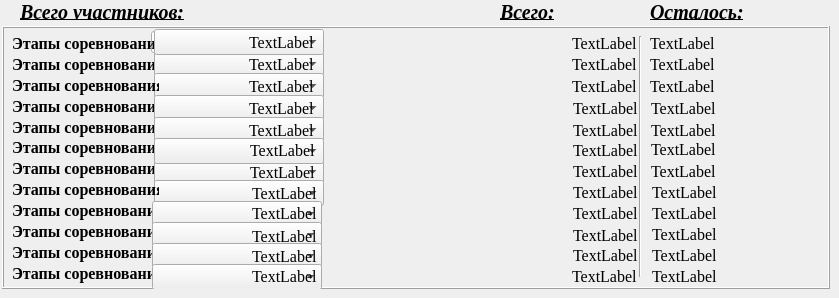
    <widget class="QWidget" name="tab_5">
     <attribute name="title">
      <string>Система</string>
     </attribute>
     <widget class="QFrame" name="frame">
      <property name="geometry">
       <rect>
        <x>2</x>
        <y>26</y>
        <width>828</width>
        <height>263</height>
       </rect>
      </property>
      <property name="frameShape">
       <enum>QFrame::Box</enum>
      </property>
      <property name="frameShadow">
       <enum>QFrame::Raised</enum>
      </property>
      <widget class="QSpinBox" name="spinBox_kol_group">
       <property name="geometry">
        <rect>
         <x>149</x>
         <y>4</y>
         <width>51</width>
         <height>24</height>
        </rect>
       </property>
       <property name="minimum">
        <number>1</number>
       </property>
       <property name="maximum">
        <number>48</number>
       </property>
      </widget>
      <widget class="QLabel" name="label_12">
       <property name="geometry">
        <rect>
         <x>247</x>
         <y>7</y>
         <width>315</width>
         <height>20</height>
        </rect>
       </property>
       <property name="font">
        <font>
         <family>Times New Roman</family>
         <pointsize>12</pointsize>
        </font>
       </property>
       <property name="text">
        <string>TextLabel</string>
       </property>
      </widget>
      <widget class="QLabel" name="label_11">
       <property name="geometry">
        <rect>
         <x>205</x>
         <y>7</y>
         <width>55</width>
         <height>16</height>
        </rect>
       </property>
       <property name="font">
        <font>
         <family>Times New Roman</family>
         <pointsize>14</pointsize>
        </font>
       </property>
       <property name="text">
        <string>групп:</string>
       </property>
      </widget>
      <widget class="QLabel" name="label_101">
       <property name="geometry">
        <rect>
         <x>10</x>
         <y>7</y>
         <width>147</width>
         <height>20</height>
        </rect>
       </property>
       <property name="font">
        <font>
         <family>Times New Roman</family>
         <pointsize>12</pointsize>
         <weight>75</weight>
         <bold>true</bold>
        </font>
       </property>
       <property name="text">
        <string>Этапы соревнования - </string>
       </property>
      </widget>
      <widget class="QLabel" name="label_19">
       <property name="geometry">
        <rect>
         <x>570</x>
         <y>7</y>
         <width>70</width>
         <height>20</height>
        </rect>
       </property>
       <property name="font">
        <font>
         <family>Times New Roman</family>
         <pointsize>12</pointsize>
        </font>
       </property>
       <property name="text">
        <string>TextLabel</string>
       </property>
      </widget>
      <widget class="QLabel" name="label_102">
       <property name="geometry">
        <rect>
         <x>10</x>
         <y>28</y>
         <width>147</width>
         <height>20</height>
        </rect>
       </property>
       <property name="font">
        <font>
         <family>Times New Roman</family>
         <pointsize>12</pointsize>
         <weight>75</weight>
         <bold>true</bold>
        </font>
       </property>
       <property name="text">
        <string>Этапы соревнования - </string>
       </property>
      </widget>
      <widget class="QComboBox" name="comboBox_table_2">
       <property name="geometry">
        <rect>
         <x>152</x>
         <y>25</y>
         <width>170</width>
         <height>26</height>
        </rect>
       </property>
      </widget>
      <widget class="QLabel" name="label_27">
       <property name="geometry">
        <rect>
         <x>570</x>
         <y>28</y>
         <width>70</width>
         <height>20</height>
        </rect>
       </property>
       <property name="font">
        <font>
         <family>Times New Roman</family>
         <pointsize>12</pointsize>
        </font>
       </property>
       <property name="text">
        <string>TextLabel</string>
       </property>
      </widget>
      <widget class="QLabel" name="label_etap_2">
       <property name="geometry">
        <rect>
         <x>247</x>
         <y>28</y>
         <width>315</width>
         <height>20</height>
        </rect>
       </property>
       <property name="font">
        <font>
         <family>Times New Roman</family>
         <pointsize>12</pointsize>
        </font>
       </property>
       <property name="text">
        <string>TextLabel</string>
       </property>
      </widget>
      <widget class="QLabel" name="label_31">
       <property name="geometry">
        <rect>
         <x>247</x>
         <y>49</y>
         <width>315</width>
         <height>20</height>
        </rect>
       </property>
       <property name="font">
        <font>
         <family>Times New Roman</family>
         <pointsize>12</pointsize>
        </font>
       </property>
       <property name="text">
        <string>TextLabel</string>
       </property>
      </widget>
      <widget class="QComboBox" name="comboBox_table_3">
       <property name="geometry">
        <rect>
         <x>152</x>
         <y>47</y>
         <width>170</width>
         <height>26</height>
        </rect>
       </property>
      </widget>
      <widget class="QLabel" name="label_30">
       <property name="geometry">
        <rect>
         <x>570</x>
         <y>50</y>
         <width>70</width>
         <height>20</height>
        </rect>
       </property>
       <property name="font">
        <font>
         <family>Times New Roman</family>
         <pointsize>12</pointsize>
        </font>
       </property>
       <property name="text">
        <string>TextLabel</string>
       </property>
      </widget>
      <widget class="QLabel" name="label_103">
       <property name="geometry">
        <rect>
         <x>10</x>
         <y>49</y>
         <width>147</width>
         <height>20</height>
        </rect>
       </property>
       <property name="font">
        <font>
         <family>Times New Roman</family>
         <pointsize>12</pointsize>
         <weight>75</weight>
         <bold>true</bold>
        </font>
       </property>
       <property name="text">
        <string>Этапы соревнования - </string>
       </property>
      </widget>
      <widget class="Line" name="line">
       <property name="geometry">
        <rect>
         <x>630</x>
         <y>10</y>
         <width>16</width>
         <height>241</height>
        </rect>
       </property>
       <property name="orientation">
        <enum>Qt::Vertical</enum>
       </property>
      </widget>
      <widget class="QLabel" name="label_playing_etap2">
       <property name="geometry">
        <rect>
         <x>648</x>
         <y>28</y>
         <width>150</width>
         <height>20</height>
        </rect>
       </property>
       <property name="font">
        <font>
         <family>Times New Roman</family>
         <pointsize>12</pointsize>
        </font>
       </property>
       <property name="text">
        <string>TextLabel</string>
       </property>
      </widget>
      <widget class="QLabel" name="label_playing_etap1">
       <property name="geometry">
        <rect>
         <x>648</x>
         <y>7</y>
         <width>161</width>
         <height>20</height>
        </rect>
       </property>
       <property name="font">
        <font>
         <family>Times New Roman</family>
         <pointsize>12</pointsize>
        </font>
       </property>
       <property name="text">
        <string>TextLabel</string>
       </property>
      </widget>
      <widget class="QLabel" name="label_playing_etap3">
       <property name="geometry">
        <rect>
         <x>648</x>
         <y>50</y>
         <width>150</width>
         <height>20</height>
        </rect>
       </property>
       <property name="font">
        <font>
         <family>Times New Roman</family>
         <pointsize>12</pointsize>
        </font>
       </property>
       <property name="text">
        <string>TextLabel</string>
       </property>
      </widget>
      <widget class="QComboBox" name="comboBox_table_1">
       <property name="geometry">
        <rect>
         <x>152</x>
         <y>3</y>
         <width>170</width>
         <height>26</height>
        </rect>
       </property>
      </widget>
      <widget class="QLabel" name="label_etap_1">
       <property name="geometry">
        <rect>
         <x>247</x>
         <y>6</y>
         <width>315</width>
         <height>20</height>
        </rect>
       </property>
       <property name="font">
        <font>
         <family>Times New Roman</family>
         <pointsize>12</pointsize>
        </font>
       </property>
       <property name="text">
        <string>TextLabel</string>
       </property>
      </widget>
      <widget class="QLabel" name="label_53">
       <property name="geometry">
        <rect>
         <x>571</x>
         <y>72</y>
         <width>70</width>
         <height>20</height>
        </rect>
       </property>
       <property name="font">
        <font>
         <family>Times New Roman</family>
         <pointsize>12</pointsize>
        </font>
       </property>
       <property name="text">
        <string>TextLabel</string>
       </property>
      </widget>
      <widget class="QLabel" name="label_playing_etap4">
       <property name="geometry">
        <rect>
         <x>649</x>
         <y>72</y>
         <width>150</width>
         <height>20</height>
        </rect>
       </property>
       <property name="font">
        <font>
         <family>Times New Roman</family>
         <pointsize>12</pointsize>
        </font>
       </property>
       <property name="text">
        <string>TextLabel</string>
       </property>
      </widget>
      <widget class="QLabel" name="label_104">
       <property name="geometry">
        <rect>
         <x>10</x>
         <y>70</y>
         <width>147</width>
         <height>20</height>
        </rect>
       </property>
       <property name="font">
        <font>
         <family>Times New Roman</family>
         <pointsize>12</pointsize>
         <weight>75</weight>
         <bold>true</bold>
        </font>
       </property>
       <property name="text">
        <string>Этапы соревнования - </string>
       </property>
      </widget>
      <widget class="QComboBox" name="comboBox_table_4">
       <property name="geometry">
        <rect>
         <x>152</x>
         <y>69</y>
         <width>170</width>
         <height>26</height>
        </rect>
       </property>
      </widget>
      <widget class="QLabel" name="label_105">
       <property name="geometry">
        <rect>
         <x>10</x>
         <y>91</y>
         <width>147</width>
         <height>20</height>
        </rect>
       </property>
       <property name="font">
        <font>
         <family>Times New Roman</family>
         <pointsize>12</pointsize>
         <weight>75</weight>
         <bold>true</bold>
        </font>
       </property>
       <property name="text">
        <string>Этапы соревнования - </string>
       </property>
      </widget>
      <widget class="QLabel" name="label_playing_etap5">
       <property name="geometry">
        <rect>
         <x>649</x>
         <y>94</y>
         <width>150</width>
         <height>20</height>
        </rect>
       </property>
       <property name="font">
        <font>
         <family>Times New Roman</family>
         <pointsize>12</pointsize>
        </font>
       </property>
       <property name="text">
        <string>TextLabel</string>
       </property>
      </widget>
      <widget class="QComboBox" name="comboBox_table_5">
       <property name="geometry">
        <rect>
         <x>152</x>
         <y>91</y>
         <width>170</width>
         <height>26</height>
        </rect>
       </property>
      </widget>
      <widget class="QLabel" name="label_58">
       <property name="geometry">
        <rect>
         <x>571</x>
         <y>94</y>
         <width>70</width>
         <height>20</height>
        </rect>
       </property>
       <property name="font">
        <font>
         <family>Times New Roman</family>
         <pointsize>12</pointsize>
        </font>
       </property>
       <property name="text">
        <string>TextLabel</string>
       </property>
      </widget>
      <widget class="QLabel" name="label_etap_3">
       <property name="geometry">
        <rect>
         <x>247</x>
         <y>50</y>
         <width>315</width>
         <height>20</height>
        </rect>
       </property>
       <property name="font">
        <font>
         <family>Times New Roman</family>
         <pointsize>12</pointsize>
        </font>
       </property>
       <property name="text">
        <string>TextLabel</string>
       </property>
      </widget>
      <widget class="QLabel" name="label_etap_4">
       <property name="geometry">
        <rect>
         <x>247</x>
         <y>72</y>
         <width>315</width>
         <height>20</height>
        </rect>
       </property>
       <property name="font">
        <font>
         <family>Times New Roman</family>
         <pointsize>12</pointsize>
        </font>
       </property>
       <property name="text">
        <string>TextLabel</string>
       </property>
      </widget>
      <widget class="QLabel" name="label_etap_5">
       <property name="geometry">
        <rect>
         <x>247</x>
         <y>94</y>
         <width>315</width>
         <height>20</height>
        </rect>
       </property>
       <property name="font">
        <font>
         <family>Times New Roman</family>
         <pointsize>12</pointsize>
        </font>
       </property>
       <property name="text">
        <string>TextLabel</string>
       </property>
      </widget>
      <widget class="QLabel" name="label_106">
       <property name="geometry">
        <rect>
         <x>10</x>
         <y>111</y>
         <width>147</width>
         <height>20</height>
        </rect>
       </property>
       <property name="font">
        <font>
         <family>Times New Roman</family>
         <pointsize>12</pointsize>
         <weight>75</weight>
         <bold>true</bold>
        </font>
       </property>
       <property name="text">
        <string>Этапы соревнования - </string>
       </property>
      </widget>
      <widget class="QLabel" name="label_playing_etap6">
       <property name="geometry">
        <rect>
         <x>649</x>
         <y>113</y>
         <width>150</width>
         <height>20</height>
        </rect>
       </property>
       <property name="font">
        <font>
         <family>Times New Roman</family>
         <pointsize>12</pointsize>
        </font>
       </property>
       <property name="text">
        <string>TextLabel</string>
       </property>
      </widget>
      <widget class="QLabel" name="label_107">
       <property name="geometry">
        <rect>
         <x>10</x>
         <y>132</y>
         <width>147</width>
         <height>20</height>
        </rect>
       </property>
       <property name="font">
        <font>
         <family>Times New Roman</family>
         <pointsize>12</pointsize>
         <weight>75</weight>
         <bold>true</bold>
        </font>
       </property>
       <property name="text">
        <string>Этапы соревнования - </string>
       </property>
      </widget>
      <widget class="QComboBox" name="comboBox_table_7">
       <property name="geometry">
        <rect>
         <x>152</x>
         <y>133</y>
         <width>170</width>
         <height>26</height>
        </rect>
       </property>
      </widget>
      <widget class="QLabel" name="label_playing_etap7">
       <property name="geometry">
        <rect>
         <x>649</x>
         <y>135</y>
         <width>150</width>
         <height>20</height>
        </rect>
       </property>
       <property name="font">
        <font>
         <family>Times New Roman</family>
         <pointsize>12</pointsize>
        </font>
       </property>
       <property name="text">
        <string>TextLabel</string>
       </property>
      </widget>
      <widget class="QLabel" name="label_81">
       <property name="geometry">
        <rect>
         <x>571</x>
         <y>114</y>
         <width>70</width>
         <height>20</height>
        </rect>
       </property>
       <property name="font">
        <font>
         <family>Times New Roman</family>
         <pointsize>12</pointsize>
        </font>
       </property>
       <property name="text">
        <string>TextLabel</string>
       </property>
      </widget>
      <widget class="QLabel" name="label_82">
       <property name="geometry">
        <rect>
         <x>571</x>
         <y>135</y>
         <width>70</width>
         <height>20</height>
        </rect>
       </property>
       <property name="font">
        <font>
         <family>Times New Roman</family>
         <pointsize>12</pointsize>
        </font>
       </property>
       <property name="text">
        <string>TextLabel</string>
       </property>
      </widget>
      <widget class="QComboBox" name="comboBox_table_6">
       <property name="geometry">
        <rect>
         <x>152</x>
         <y>112</y>
         <width>170</width>
         <height>26</height>
        </rect>
       </property>
      </widget>
      <widget class="QLabel" name="label_etap_6">
       <property name="geometry">
        <rect>
         <x>248</x>
         <y>114</y>
         <width>315</width>
         <height>20</height>
        </rect>
       </property>
       <property name="font">
        <font>
         <family>Times New Roman</family>
         <pointsize>12</pointsize>
        </font>
       </property>
       <property name="text">
        <string>TextLabel</string>
       </property>
      </widget>
      <widget class="QLabel" name="label_etap_7">
       <property name="geometry">
        <rect>
         <x>248</x>
         <y>136</y>
         <width>315</width>
         <height>20</height>
        </rect>
       </property>
       <property name="font">
        <font>
         <family>Times New Roman</family>
         <pointsize>12</pointsize>
        </font>
       </property>
       <property name="text">
        <string>TextLabel</string>
       </property>
      </widget>
      <widget class="QLabel" name="label_83">
       <property name="geometry">
        <rect>
         <x>571</x>
         <y>156</y>
         <width>70</width>
         <height>20</height>
        </rect>
       </property>
       <property name="font">
        <font>
         <family>Times New Roman</family>
         <pointsize>12</pointsize>
        </font>
       </property>
       <property name="text">
        <string>TextLabel</string>
       </property>
      </widget>
      <widget class="QComboBox" name="comboBox_table_8">
       <property name="geometry">
        <rect>
         <x>152</x>
         <y>154</y>
         <width>170</width>
         <height>26</height>
        </rect>
       </property>
      </widget>
      <widget class="QLabel" name="label_108">
       <property name="geometry">
        <rect>
         <x>10</x>
         <y>153</y>
         <width>147</width>
         <height>20</height>
        </rect>
       </property>
       <property name="font">
        <font>
         <family>Times New Roman</family>
         <pointsize>12</pointsize>
         <weight>75</weight>
         <bold>true</bold>
        </font>
       </property>
       <property name="text">
        <string>Этапы соревнования - </string>
       </property>
      </widget>
      <widget class="QLabel" name="label_playing_etap8">
       <property name="geometry">
        <rect>
         <x>650</x>
         <y>156</y>
         <width>150</width>
         <height>20</height>
        </rect>
       </property>
       <property name="font">
        <font>
         <family>Times New Roman</family>
         <pointsize>12</pointsize>
        </font>
       </property>
       <property name="text">
        <string>TextLabel</string>
       </property>
      </widget>
      <widget class="QLabel" name="label_109">
       <property name="geometry">
        <rect>
         <x>10</x>
         <y>174</y>
         <width>147</width>
         <height>20</height>
        </rect>
       </property>
       <property name="font">
        <font>
         <family>Times New Roman</family>
         <pointsize>12</pointsize>
         <weight>75</weight>
         <bold>true</bold>
        </font>
       </property>
       <property name="text">
        <string>Этапы соревнования - </string>
       </property>
      </widget>
      <widget class="QLabel" name="label_playing_etap8_2">
       <property name="geometry">
        <rect>
         <x>1119</x>
         <y>193</y>
         <width>150</width>
         <height>20</height>
        </rect>
       </property>
       <property name="font">
        <font>
         <family>Times New Roman</family>
         <pointsize>12</pointsize>
        </font>
       </property>
       <property name="text">
        <string>TextLabel</string>
       </property>
      </widget>
      <widget class="QComboBox" name="comboBox_table_9">
       <property name="geometry">
        <rect>
         <x>150</x>
         <y>175</y>
         <width>170</width>
         <height>26</height>
        </rect>
       </property>
      </widget>
      <widget class="QLabel" name="label_etap_9">
       <property name="geometry">
        <rect>
         <x>250</x>
         <y>177</y>
         <width>315</width>
         <height>20</height>
        </rect>
       </property>
       <property name="font">
        <font>
         <family>Times New Roman</family>
         <pointsize>12</pointsize>
        </font>
       </property>
       <property name="text">
        <string>TextLabel</string>
       </property>
      </widget>
      <widget class="QLabel" name="label_110">
       <property name="geometry">
        <rect>
         <x>10</x>
         <y>195</y>
         <width>147</width>
         <height>20</height>
        </rect>
       </property>
       <property name="font">
        <font>
         <family>Times New Roman</family>
         <pointsize>12</pointsize>
         <weight>75</weight>
         <bold>true</bold>
        </font>
       </property>
       <property name="text">
        <string>Этапы соревнования - </string>
       </property>
      </widget>
      <widget class="QLabel" name="label_111">
       <property name="geometry">
        <rect>
         <x>10</x>
         <y>216</y>
         <width>147</width>
         <height>20</height>
        </rect>
       </property>
       <property name="font">
        <font>
         <family>Times New Roman</family>
         <pointsize>12</pointsize>
         <weight>75</weight>
         <bold>true</bold>
        </font>
       </property>
       <property name="text">
        <string>Этапы соревнования - </string>
       </property>
      </widget>
      <widget class="QComboBox" name="comboBox_table_10">
       <property name="geometry">
        <rect>
         <x>150</x>
         <y>196</y>
         <width>170</width>
         <height>26</height>
        </rect>
       </property>
      </widget>
      <widget class="QComboBox" name="comboBox_table_11">
       <property name="geometry">
        <rect>
         <x>150</x>
         <y>217</y>
         <width>170</width>
         <height>26</height>
        </rect>
       </property>
      </widget>
      <widget class="QLabel" name="label_etap_10">
       <property name="geometry">
        <rect>
         <x>250</x>
         <y>200</y>
         <width>315</width>
         <height>20</height>
        </rect>
       </property>
       <property name="font">
        <font>
         <family>Times New Roman</family>
         <pointsize>12</pointsize>
        </font>
       </property>
       <property name="text">
        <string>TextLabel</string>
       </property>
      </widget>
      <widget class="QLabel" name="label_etap_11">
       <property name="geometry">
        <rect>
         <x>250</x>
         <y>220</y>
         <width>315</width>
         <height>20</height>
        </rect>
       </property>
       <property name="font">
        <font>
         <family>Times New Roman</family>
         <pointsize>12</pointsize>
        </font>
       </property>
       <property name="text">
        <string>TextLabel</string>
       </property>
      </widget>
      <widget class="QLabel" name="label_playing_etap9">
       <property name="geometry">
        <rect>
         <x>650</x>
         <y>177</y>
         <width>150</width>
         <height>20</height>
        </rect>
       </property>
       <property name="font">
        <font>
         <family>Times New Roman</family>
         <pointsize>12</pointsize>
        </font>
       </property>
       <property name="text">
        <string>TextLabel</string>
       </property>
      </widget>
      <widget class="QLabel" name="label_playing_etap10">
       <property name="geometry">
        <rect>
         <x>650</x>
         <y>198</y>
         <width>150</width>
         <height>20</height>
        </rect>
       </property>
       <property name="font">
        <font>
         <family>Times New Roman</family>
         <pointsize>12</pointsize>
        </font>
       </property>
       <property name="text">
        <string>TextLabel</string>
       </property>
      </widget>
      <widget class="QLabel" name="label_playing_etap11">
       <property name="geometry">
        <rect>
         <x>650</x>
         <y>219</y>
         <width>150</width>
         <height>20</height>
        </rect>
       </property>
       <property name="font">
        <font>
         <family>Times New Roman</family>
         <pointsize>12</pointsize>
        </font>
       </property>
       <property name="text">
        <string>TextLabel</string>
       </property>
      </widget>
      <widget class="QLabel" name="label_85">
       <property name="geometry">
        <rect>
         <x>571</x>
         <y>199</y>
         <width>70</width>
         <height>20</height>
        </rect>
       </property>
       <property name="font">
        <font>
         <family>Times New Roman</family>
         <pointsize>12</pointsize>
        </font>
       </property>
       <property name="text">
        <string>TextLabel</string>
       </property>
      </widget>
      <widget class="QLabel" name="label_etap_8">
       <property name="geometry">
        <rect>
         <x>250</x>
         <y>157</y>
         <width>315</width>
         <height>20</height>
        </rect>
       </property>
       <property name="font">
        <font>
         <family>Times New Roman</family>
         <pointsize>12</pointsize>
        </font>
       </property>
       <property name="text">
        <string>TextLabel</string>
       </property>
      </widget>
      <widget class="QLabel" name="label_84">
       <property name="geometry">
        <rect>
         <x>571</x>
         <y>177</y>
         <width>70</width>
         <height>20</height>
        </rect>
       </property>
       <property name="font">
        <font>
         <family>Times New Roman</family>
         <pointsize>12</pointsize>
        </font>
       </property>
       <property name="text">
        <string>TextLabel</string>
       </property>
      </widget>
      <widget class="QLabel" name="label_86">
       <property name="geometry">
        <rect>
         <x>571</x>
         <y>219</y>
         <width>70</width>
         <height>20</height>
        </rect>
       </property>
       <property name="font">
        <font>
         <family>Times New Roman</family>
         <pointsize>12</pointsize>
        </font>
       </property>
       <property name="text">
        <string>TextLabel</string>
       </property>
      </widget>
      <widget class="QLabel" name="label_112">
       <property name="geometry">
        <rect>
         <x>10</x>
         <y>237</y>
         <width>147</width>
         <height>20</height>
        </rect>
       </property>
       <property name="font">
        <font>
         <family>Times New Roman</family>
         <pointsize>12</pointsize>
         <weight>75</weight>
         <bold>true</bold>
        </font>
       </property>
       <property name="text">
        <string>Этапы соревнования - </string>
       </property>
      </widget>
      <widget class="QComboBox" name="comboBox_table_12">
       <property name="geometry">
        <rect>
         <x>150</x>
         <y>238</y>
         <width>170</width>
         <height>26</height>
        </rect>
       </property>
      </widget>
      <widget class="QLabel" name="label_etap_12">
       <property name="geometry">
        <rect>
         <x>250</x>
         <y>240</y>
         <width>315</width>
         <height>20</height>
        </rect>
       </property>
       <property name="font">
        <font>
         <family>Times New Roman</family>
         <pointsize>12</pointsize>
        </font>
       </property>
       <property name="text">
        <string>TextLabel</string>
       </property>
      </widget>
      <widget class="QLabel" name="label_87">
       <property name="geometry">
        <rect>
         <x>570</x>
         <y>240</y>
         <width>70</width>
         <height>20</height>
        </rect>
       </property>
       <property name="font">
        <font>
         <family>Times New Roman</family>
         <pointsize>12</pointsize>
        </font>
       </property>
       <property name="text">
        <string>TextLabel</string>
       </property>
      </widget>
      <widget class="QLabel" name="label_playing_etap12">
       <property name="geometry">
        <rect>
         <x>650</x>
         <y>240</y>
         <width>150</width>
         <height>20</height>
        </rect>
       </property>
       <property name="font">
        <font>
         <family>Times New Roman</family>
         <pointsize>12</pointsize>
        </font>
       </property>
       <property name="text">
        <string>TextLabel</string>
       </property>
      </widget>
     </widget>
     <widget class="QLabel" name="label_8">
      <property name="geometry">
       <rect>
        <x>20</x>
        <y>4</y>
        <width>291</width>
        <height>16</height>
       </rect>
      </property>
      <property name="font">
       <font>
        <family>Times New Roman</family>
        <pointsize>15</pointsize>
        <weight>75</weight>
        <italic>true</italic>
        <bold>true</bold>
        <underline>true</underline>
        <strikeout>false</strikeout>
       </font>
      </property>
      <property name="text">
       <string>Всего участников:</string>
      </property>
     </widget>
     <widget class="QLabel" name="label_33">
      <property name="geometry">
       <rect>
        <x>500</x>
        <y>4</y>
        <width>121</width>
        <height>16</height>
       </rect>
      </property>
      <property name="font">
       <font>
        <family>Times New Roman</family>
        <pointsize>15</pointsize>
        <weight>75</weight>
        <italic>true</italic>
        <bold>true</bold>
        <underline>true</underline>
        <strikeout>false</strikeout>
       </font>
      </property>
      <property name="text">
       <string>Всего:</string>
      </property>
     </widget>
     <widget class="QLabel" name="label_52">
      <property name="geometry">
       <rect>
        <x>650</x>
        <y>4</y>
        <width>171</width>
        <height>16</height>
       </rect>
      </property>
      <property name="font">
       <font>
        <family>Times New Roman</family>
        <pointsize>15</pointsize>
        <weight>75</weight>
        <italic>true</italic>
        <bold>true</bold>
        <underline>true</underline>
        <strikeout>false</strikeout>
       </font>
      </property>
      <property name="text">
       <string>Осталось:</string>
      </property>
     </widget>
    </widget>
